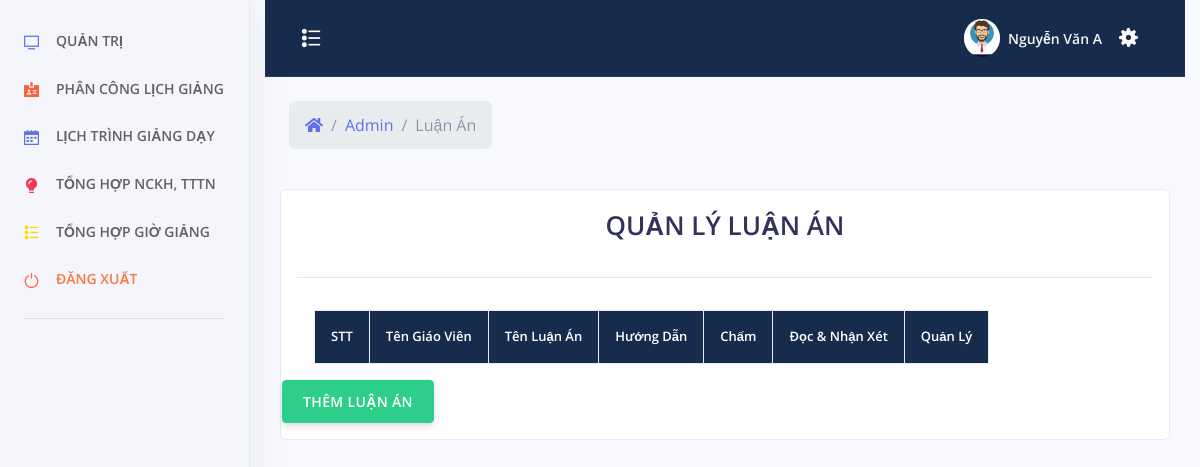
/admin/index.php?menu=luanan (signed in), run on an earlier commit of the app's database.
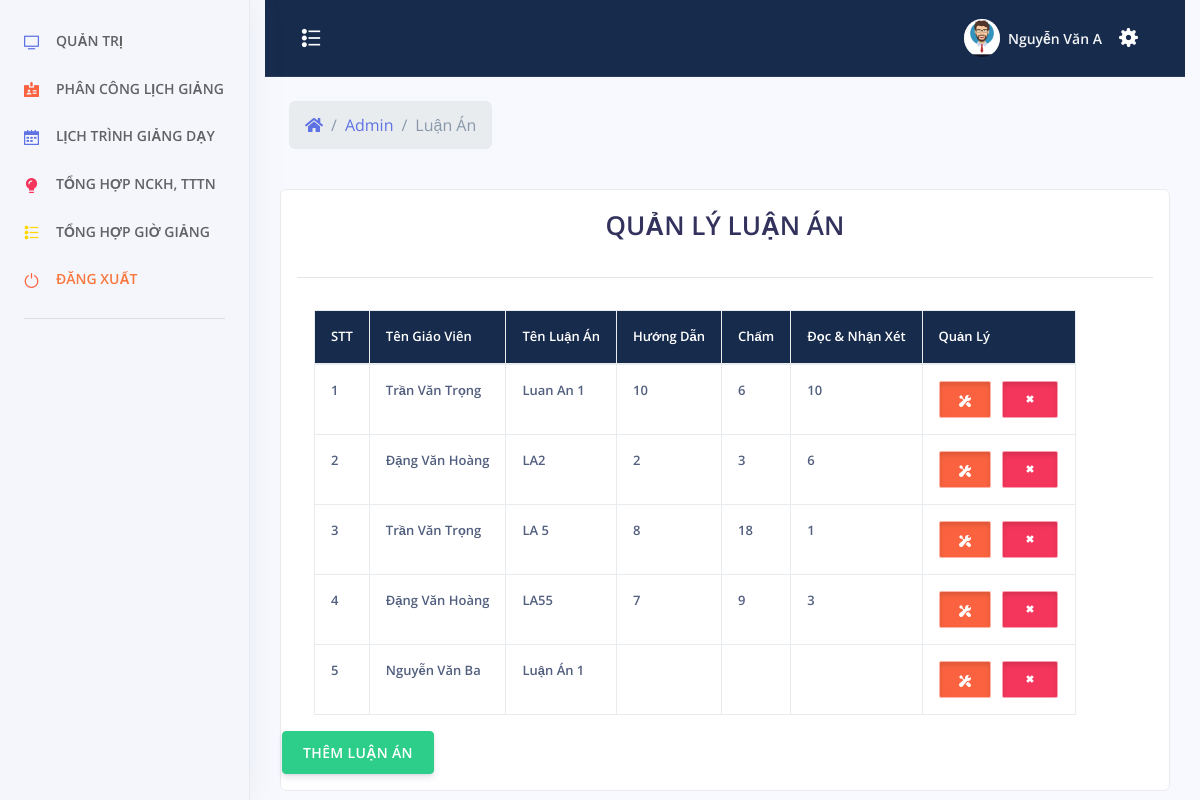
And on a later commit of the database.
### tables this page shows
CREATE TABLE `luan_an` (
  `id` int(11) NOT NULL,
  `id_giaovien` int(11) NOT NULL,
  `ten` varchar(500) NOT NULL,
  `huong_dan` int(11) DEFAULT NULL,
  `cham` int(11) DEFAULT NULL,
  `doc` int(11) DEFAULT NULL
);

CREATE TABLE `tai_khoan` (
  `id_tai_khoan` int(11) NOT NULL,
  `ten_tai_khoan` varchar(30) NOT NULL,
  `mat_khau` varchar(100) NOT NULL,
  `nhom_tai_khoan` tinyint(2) NOT NULL,
  `ten_sinh_vien` varchar(100) NOT NULL,
  `sdt` varchar(20) NOT NULL,
  `ngay_sinh` varchar(50) NOT NULL,
  `ngay_tao` datetime NOT NULL
);

### admin/luan-an.php (the view, shortened to what this page needs)
<?php
	include_once('../config/config.php');
	include_once('../header.php');
 ?>
<?php
		if($_SESSION["taikhoan"] == NULL){ ?>
			<script>
				window.location.href="../tai-khoan/dang-nhap.php";
			</script>
		<?php }else {?>
			<div class="row align-items-center py-4">
            <div class="col-lg-6 col-7">
              <nav aria-label="breadcrumb" class="d-none d-md-inline-block ml-md-4">
                <ol class="breadcrumb breadcrumb-links breadcrumb-dark">
                  <li class="breadcrumb-item"><a href="#"><i class="fas fa-home"></i></a></li>
                  <li class="breadcrumb-item"><a href="index.php">Admin</a></li>
                  <li class="breadcrumb-item active" aria-current="page">Luận Án</li>
                </ol>
              </nav>
            </div>
          </div>
    <div style="color:#FFF" class="col-xs-12 col-sm-12 col-md-12 col-lg-12 adminhihi">
		<div class="list-group-item">
		<?php
			$sql = "SELECT * FROM `luan_an`";
			$qr = mysqli_query($conn, $sql);
		 ?>
			<div class="caption">
			<h1 style="text-align: center">QUẢN LÝ LUẬN ÁN</h1>
			</div>
			<hr>
			<div class="row">
				<table class="table table-bordered table-responsive">
					<tr class="chimuc">
						<th>STT</th>
						<th>Tên Giáo Viên</th>
						<th>Tên Luận Án</th>
						<th>Hướng Dẫn</th>
						<th>Chấm</th>
						<th>Đọc & Nhận Xét</th>
						<th>Quản Lý</th>
					</tr>
					<tbody>
						<?php $stt =1; ?>
					<?php while($row = mysqli_fetch_assoc($qr)){ ?>
						<tr>
							<td><?php echo $stt; $stt += 1; ?></td>
							<td><?php
								$idgv = $row["id_giaovien"];
								$sqlgv = "SELECT `ten_sinh_vien` FROM `tai_khoan` WHERE `id_tai_khoan` = '$idgv'";
								$qrgv = mysqli_query($conn, $sqlgv);
								$rowgv = mysqli_fetch_assoc($qrgv);
								echo $rowgv["ten_sinh_vien"];
							?>
							</td>
							<td><?php echo $row["ten"]?></td>
							<td><?php echo $row["huong_dan"]?></td>
							<td><?php echo $row["cham"]?></td>
							<td><?php echo $row["doc"]?></td>
							<td align="center">
                                <button type="button" id="sua" class="btn btn-warning btn-xs button-sua" title="Sửa"
                                tens="<?php echo $row["ten"]?>"
                                idgvs="<?php echo $row["id_giaovien"]?>"
                                idsua="<?php echo $row["id"]?>" ><span class="glyphicon glyphicon-edit"></span>
								<span class="btn-inner--icon"><i class="ni ni-settings"></i></span>
							</button>
  								<button type="button" id="xoa" xoa="<?php echo $row["id"]?>" class="btn btn-danger btn-xs button-sua" title="Xóa"><span class="glyphicon glyphicon-trash"></span>
								  <span class="btn-inner--icon"><i class="ni ni-fat-remove"></i></span>
							</button>
							</td>
						</tr>
						<?php } ?>
					</tbody>
				</table>
<br>
<center>
	<button type="button" class="btn btn-success"  data-toggle="modal" data-target="#themadmin">THÊM LUẬN ÁN</button>
</center>
			</div>
		</div>
    </div>
	<?php } ?>
</div>
 <?php
	include_once('../footer.php');
 ?>

### header.php (shortened to what this page needs)
<?php
	$url = "http://localhost/hvan/";
 ?>
<!DOCTYPE html>
<html lang="vi">
<head>
  <link rel="stylesheet" href="<?php echo $url;?>assets/vendor/nucleo/css/nucleo.css" type="text/css">
  <link rel="stylesheet" href="<?php echo $url;?>assets/vendor/@fortawesome/fontawesome-free/css/all.min.css" type="text/css">
  <link rel="stylesheet" href="<?php echo $url;?>assets/css/argon.css?v=1.2.0" type="text/css">
  <link rel="stylesheet" href="<?php echo $url;?>assets/css/style.css" type="text/css">
</head>

### admin/index.php (shortened to what this page needs)
<?php
	include_once('../header.php');
 ?>
<div class="container-fluid">
	<?php
		if($_SESSION["taikhoan"] == NULL){ ?>
			<script>
				window.location.href="../tai-khoan/dang-nhap.php";
			</script>
		<?php }else {
			include_once('quantri.php');
		}
	 ?>
 <?php
	include_once('../footer.php');
 ?>

### admin/quantri.php (shortened to what this page needs)
<?php
		if($_SESSION["taikhoan"] == NULL){ ?>
			<script>
				window.location.href="../tai-khoan/dang-nhap.php";
			</script>
    <?php }else {?>
  <body>
  <nav class="sidenav navbar navbar-vertical  fixed-left  navbar-expand-xs navbar-light bg-white divcollap" id="sidenav-main">
    <div class="scrollbar-inner">
      <div class="navbar-inner">
        <div class="collapse navbar-collapse" id="sidenav-collapse-main">
          <ul class="navbar-nav">
            <li class="nav-item">
              <a class="nav-link" href="?menu=bangdk" id="dieukhien">
                <i class="ni ni-tv-2 text-primary"></i>
                <span class="nav-link-text">Quản Trị</span>
              </a>
            </li>
            <li class="nav-item">
              <a class="nav-link" href="?menu=phancong" id="phancong">
                <i class="ni ni-badge text-orange"></i>
                <span class="nav-link-text">Phân Công Lịch Giảng</span>
              </a>
            </li>
            <li class="nav-item">
              <a class="nav-link" href="?menu=lichtrinh" id="lichtrinh">
                <i class="ni ni-calendar-grid-58 text-primary"></i>
                <span class="nav-link-text">Lịch trình giảng dạy</span>
              </a>
            </li>
            <li class="nav-item">
              <a class="nav-link" href="?menu=tong-hop" id="lichtrinh">
                <i class="ni ni-bulb-61 text-red"></i>
                <span class="nav-link-text">Tổng Hợp NCKH, TTTN</span>
              </a>
            </li>
            <li class="nav-item">
              <a class="nav-link" href="?menu=hoatdongkhac" id="khac">
                <i class="ni ni-bullet-list-67 text-yellow"></i>
                <span class="nav-link-text">Tổng Hợp Giờ Giảng </span>
              </a>
            </li>
            <li class="nav-item">
              <a class="nav-link" href="../tai-khoan/dang-xuat.php" >
                <i class="ni ni-button-power"></i>
                <span class="nav-link-text logout">Đăng Xuất</span>
              </a>
            </li>
          </ul>
          <hr class="my-3">
        </div>
      </div>
    </div>
  </nav>
  <div class="main-content" id="panel">
    <nav class="navbar navbar-top navbar-expand navbar-dark bg-default border-bottom">
      <div class="container-fluid">
        <div class="collapse navbar-collapse" id="navbarSupportedContent">
          <button class="ni ni-bullet-list-67 collap" >
          </button>
          <ul class="navbar-nav align-items-center  ml-auto ml-md-0 ">
          <li class="nav-item dropdown">
                      <a class="nav-link pr-0" href="#" role="button" data-toggle="dropdown" aria-haspopup="true" aria-expanded="false">
                        <div class="media align-items-center">
                          <span class="avatar avatar-sm rounded-circle">
                            <img alt="Image placeholder" src="<?php echo $url; ?>assets/img/theme/avatar.png">
                          </span>
                          <div class="media-body  ml-2  d-none d-lg-block">
                            <span class="mb-0 text-sm  font-weight-bold"> <?php echo $_SESSION["tensv"]; ?></span>
                          </div>
                        </div>
                      </a>
                    </li>
                    <li class="nav-item dropdown">
                      <button type="button" data-toggle="modal" data-target="#ModalSuaThongTin" id="suathongtin" idtk="<?php echo $_SESSION["taikhoan"] ?>" tentk="<?php echo $_SESSION["user"] ?>" tenhienthitk="<?php echo $_SESSION["tensv"] ?>" sdttk="<?php echo $_SESSION["sdt"] ?>" ngaysinhtk="<?php echo $_SESSION["ns"] ?>" matkhautk="<?php echo $_SESSION["password"] ?>" class="nav-link" href="#" role="button" data-toggle="dropdown" aria-haspopup="true" aria-expanded="false">
                        <i class="ni ni-settings-gear-65"></i>
                      </button>
                    </li>
          </ul>
        </div>
      </div>
    </nav>
			<?php
				if($_GET["menu"] == "bangdk"){
					include_once('bangdk.php');
				} elseif($_GET["menu"] == "phancong"){
					include_once('phancong.php');
				} elseif($_GET["menu"] == "lichtrinh"){
					include_once('lichtrinh.php');
        } elseif($_GET["menu"] == "hoatdongkhac"){
          include_once('hoatdongkhac.php');
        } elseif($_GET["menu"] == "admin"){
          include_once('admin.php');
        } elseif($_GET["menu"] == "giaovien"){
          include_once('giaovien.php');
        } elseif($_GET["menu"] == "lop"){
          include_once('lop.php');
        } elseif($_GET["menu"] == "chamthi"){
          include_once('chamthi.php');
        } elseif($_GET["menu"] == "coithi"){
          include_once('coithi.php');
        } elseif($_GET["menu"] == "nghiencuu"){
          include_once('nghiencuu.php');
        } elseif($_GET["menu"] == "daygioi"){
          include_once('daygioi.php');
        } elseif($_GET["menu"] == "ngoihoidong"){
          include_once('hoidong.php');
        } elseif($_GET["menu"] == "luanan"){
          include_once('luan-an.php');
        } elseif($_GET["menu"] == "luanvan"){
          include_once('luan-van.php');
        } elseif($_GET["menu"] == "khoaluan"){
          include_once('khoa-luan.php');
        } elseif($_GET["menu"] == "thuctap"){
          include_once('thuc-tap.php');
        }  elseif($_GET["menu"] == "nghien-cuu"){
          include_once('nghien-cuu.php');
        } elseif($_GET["menu"] == "tong-hop"){
          include_once('tong-hop.php');
        }
        else{
					include_once('bangdk.php');
        }
			 ?>
    <?php } ?>
 <?php
	include_once('../footer.php');
 ?>

### footer.php
</body>
</html>

### assets/css/style.css (style rules this page uses)
i.ni.ni-fat-remove { font-size: 16px; }
span.nav-link-text { font-size: 14px; font-weight: 600; text-transform: uppercase; }
span.nav-link-text.logout { color: #F97840; }
button.ni.ni-bullet-list-67.collap { background-color: transparent; border: none; }
button.ni.ni-bullet-list-67.collap:before { color: white; font-size: 20px; }
span.btn-inner--icon { font-size: 12px; }
button.button-sua { width: auto; height: auto; text-align: center; padding: 7px 19px; border-radius: 2px; box-shadow: inset 0 3px 5px rgba(0, 0, 0, .125); border: 1px solid #ffffff85; }
i.ni.ni-button-power { color: #fb6340; }
button#suathongtin { background-color: transparent; border: none; }
button#suathongtin i.ni.ni-settings-gear-65 { font-size: 21px; color: white; }
table.table.table-bordered { border: none; }
table.table.table-bordered.table-responsive { margin-left: 32px; }
tr.chimuc { background-color: #172b4d; }
tr.chimuc th { color: white; }
.table td, .table th { font-size: .8125rem; white-space: nowrap; font-weight: 600!important; }

What changed in the data, as far as the page shows it:
added luan_an: tai_khoan.ten_sinh_vien "Trần Văn Trọng", ten "Luan An 1", huong_dan "10", cham "6", doc "10"
added luan_an: tai_khoan.ten_sinh_vien "Đặng Văn Hoàng", ten "LA2", huong_dan "2", cham "3", doc "6"
added luan_an: tai_khoan.ten_sinh_vien "Trần Văn Trọng", ten "LA 5", huong_dan "8", cham "18", doc "1"
added luan_an: tai_khoan.ten_sinh_vien "Đặng Văn Hoàng", ten "LA55", huong_dan "7", cham "9", doc "3"
added luan_an: tai_khoan.ten_sinh_vien "Nguyễn Văn Ba", ten "Luận Án 1"
